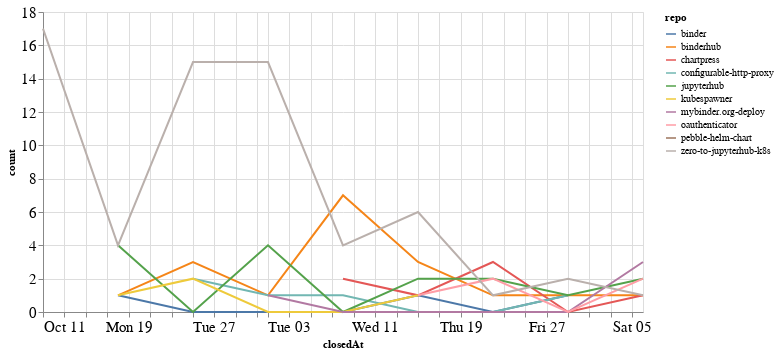

The code cell stored with this chart in its notebook:
### Code cell
closed_by_time = closed_by.groupby('repo').resample('W', on='closedAt').count()['author'].reset_index()
closed_by_time = closed_by_time.rename(columns={'author': 'count'})

alt.Chart(closed_by_time, width=600).mark_line().encode(
    x='closedAt',
    y='count',
    color='repo',
    tooltip="repo"
)

### Figure 1 — Vega-Lite specification as saved in the notebook (floating-point values rounded to 4 significant figures)
{"config": {"axisLeft": {"labelFontSize": 15}, "axisBottom": {"labelFontSize": 15}}, "data": {"name": "data-5c5c875faf5b5485c3463094d3cf812e"}, "mark": "line", "encoding": {"color": {"type": "nominal", "field": "repo"}, "tooltip": {"type": "nominal", "field": "repo"}, "x": {"type": "temporal", "field": "closedAt"}, "y": {"type": "quantitative", "field": "count"}}, "width": 600, "$schema": "https://vega.github.io/schema/vega-lite/v4.8.1.json", "datasets": {"data-5c5c875faf5b5485c3463094d3cf812e": [{"repo": "binder", "closedAt": "2020-10-18T00:00:00", "count": 1}, {"repo": "binder", "closedAt": "2020-10-25T00:00:00", "count": 0}, {"repo": "binder", "closedAt": "2020-11-01T00:00:00", "count": 0}, {"repo": "binder", "closedAt": "2020-11-08T00:00:00", "count": 0}, {"repo": "binder", "closedAt": "2020-11-15T00:00:00", "count": 1}, {"repo": "binder", "closedAt": "2020-11-22T00:00:00", "count": 0}, {"repo": "binder", "closedAt": "2020-11-29T00:00:00", "count": 1}, {"repo": "binderhub", "closedAt": "2020-10-18T00:00:00", "count": 1}, {"repo": "binderhub", "closedAt": "2020-10-25T00:00:00", "count": 3}, {"repo": "binderhub", "closedAt": "2020-11-01T00:00:00", "count": 1}, {"repo": "binderhub", "closedAt": "2020-11-08T00:00:00", "count": 7}, {"repo": "binderhub", "closedAt": "2020-11-15T00:00:00", "count": 3}, {"repo": "binderhub", "closedAt": "2020-11-22T00:00:00", "count": 1}, {"repo": "binderhub", "closedAt": "2020-11-29T00:00:00", "count": 1}, {"repo": "binderhub", "closedAt": "2020-12-06T00:00:00", "count": 1}, {"repo": "chartpress", "closedAt": "2020-11-08T00:00:00", "count": 2}, {"repo": "chartpress", "closedAt": "2020-11-15T00:00:00", "count": 1}, {"repo": "chartpress", "closedAt": "2020-11-22T00:00:00", "count": 3}, {"repo": "chartpress", "closedAt": "2020-11-29T00:00:00", "count": 0}, {"repo": "chartpress", "closedAt": "2020-12-06T00:00:00", "count": 1}, {"repo": "configurable-http-proxy", "closedAt": "2020-10-25T00:00:00", "count": 2}, {"repo": "configurable-http-proxy", "closedAt": "2020-11-01T00:00:00", "count": 1}, {"repo": "configurable-http-proxy", "closedAt": "2020-11-08T00:00:00", "count": 1}, {"repo": "configurable-http-proxy", "closedAt": "2020-11-15T00:00:00", "count": 0}, {"repo": "configurable-http-proxy", "closedAt": "2020-11-22T00:00:00", "count": 0}, {"repo": "configurable-http-proxy", "closedAt": "2020-11-29T00:00:00", "count": 1}, {"repo": "jupyterhub", "closedAt": "2020-10-18T00:00:00", "count": 4}, {"repo": "jupyterhub", "closedAt": "2020-10-25T00:00:00", "count": 0}, {"repo": "jupyterhub", "closedAt": "2020-11-01T00:00:00", "count": 4}, {"repo": "jupyterhub", "closedAt": "2020-11-08T00:00:00", "count": 0}, {"repo": "jupyterhub", "closedAt": "2020-11-15T00:00:00", "count": 2}, {"repo": "jupyterhub", "closedAt": "2020-11-22T00:00:00", "count": 2}, {"repo": "jupyterhub", "closedAt": "2020-11-29T00:00:00", "count": 1}, {"repo": "jupyterhub", "closedAt": "2020-12-06T00:00:00", "count": 2}, {"repo": "kubespawner", "closedAt": "2020-10-18T00:00:00", "count": 1}, {"repo": "kubespawner", "closedAt": "2020-10-25T00:00:00", "count": 2}, {"repo": "kubespawner", "closedAt": "2020-11-01T00:00:00", "count": 0}, {"repo": "kubespawner", "closedAt": "2020-11-08T00:00:00", "count": 0}, {"repo": "kubespawner", "closedAt": "2020-11-15T00:00:00", "count": 1}, {"repo": "mybinder.org-deploy", "closedAt": "2020-11-01T00:00:00", "count": 1}, {"repo": "mybinder.org-deploy", "closedAt": "2020-11-08T00:00:00", "count": 0}, {"repo": "mybinder.org-deploy", "closedAt": "2020-11-15T00:00:00", "count": 0}, {"repo": "mybinder.org-deploy", "closedAt": "2020-11-22T00:00:00", "count": 0}, {"repo": "mybinder.org-deploy", "closedAt": "2020-11-29T00:00:00", "count": 0}, {"repo": "mybinder.org-deploy", "closedAt": "2020-12-06T00:00:00", "count": 3}, {"repo": "oauthenticator", "closedAt": "2020-11-15T00:00:00", "count": 1}, {"repo": "oauthenticator", "closedAt": "2020-11-22T00:00:00", "count": 2}, {"repo": "oauthenticator", "closedAt": "2020-11-29T00:00:00", "count": 0}, {"repo": "oauthenticator", "closedAt": "2020-12-06T00:00:00", "count": 2}, {"repo": "pebble-helm-chart", "closedAt": "2020-11-08T00:00:00", "count": 1}, {"repo": "zero-to-jupyterhub-k8s", "closedAt": "2020-10-11T00:00:00", "count": 17}, {"repo": "zero-to-jupyterhub-k8s", "closedAt": "2020-10-18T00:00:00", "count": 4}, {"repo": "zero-to-jupyterhub-k8s", "closedAt": "2020-10-25T00:00:00", "count": 15}, {"repo": "zero-to-jupyterhub-k8s", "closedAt": "2020-11-01T00:00:00", "count": 15}, {"repo": "zero-to-jupyterhub-k8s", "closedAt": "2020-11-08T00:00:00", "count": 4}, {"repo": "zero-to-jupyterhub-k8s", "closedAt": "2020-11-15T00:00:00", "count": 6}, {"repo": "zero-to-jupyterhub-k8s", "closedAt": "2020-11-22T00:00:00", "count": 1}, {"repo": "zero-to-jupyterhub-k8s", "closedAt": "2020-11-29T00:00:00", "count": 2}, {"repo": "zero-to-jupyterhub-k8s", "closedAt": "2020-12-06T00:00:00", "count": 1}]}}
